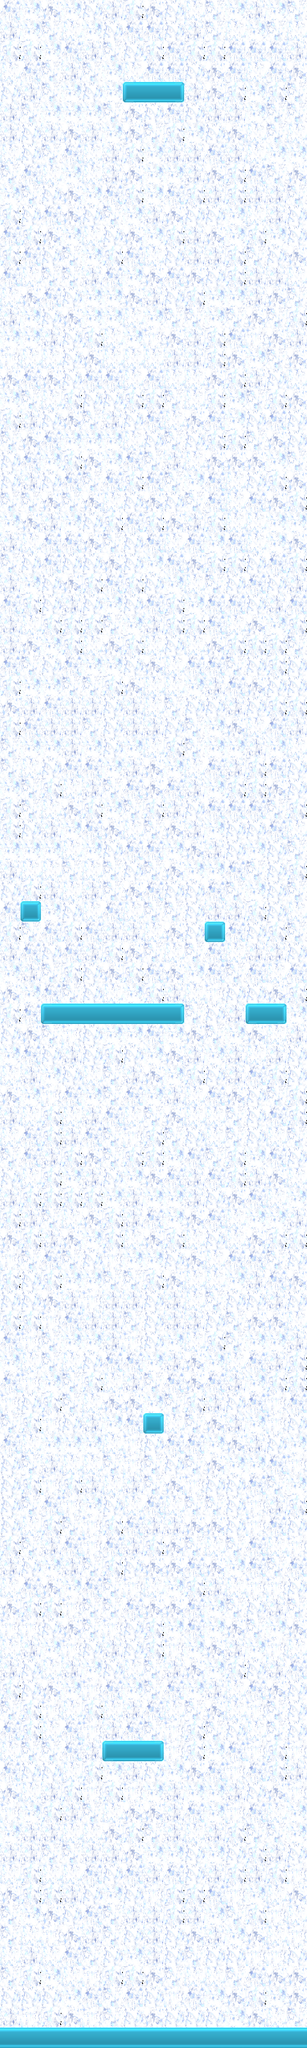

This is a level from a 2D game, rendered from its Tiled map with the project's own tilesets. A one-line summary and the map file follow, with tile-layer data summarised:
An orthogonal 15x100 tile map with 32x32 px tiles, 2 tile layers (background, foreground) and 39 objects.

<map version="1.0" orientation="orthogonal" renderorder="right-up" width="15" height="100" tilewidth="32" tileheight="32" nextobjectid="110">
 <tileset firstgid="1" name="tiledmap_out" tilewidth="32" tileheight="32" spacing="4" margin="2" tilecount="80">
  <image source="tiledmap_out.png" width="288" height="360" />
  <tile id="8">
   <properties>
    <property name="platform" value="" />
   </properties>
  </tile>
  <tile id="9">
   <properties>
    <property name="platform" value="" />
   </properties>
  </tile>
  <tile id="10">
   <properties>
    <property name="platform" value="" />
   </properties>
  </tile>
  <tile id="26">
   <properties>
    <property name="platform" value="" />
   </properties>
  </tile>
  <tile id="27">
   <properties>
    <property name="platform" value="" />
   </properties>
  </tile>
  <tile id="28">
   <properties>
    <property name="platform" value="" />
   </properties>
  </tile>
  <tile id="29">
   <properties>
    <property name="platform" value="" />
   </properties>
  </tile>
  <tile id="34">
   <properties>
    <property name="platform" value="" />
   </properties>
  </tile>
  <tile id="35">
   <properties>
    <property name="platform" value="" />
   </properties>
  </tile>
  <tile id="36">
   <properties>
    <property name="platform" value="" />
   </properties>
  </tile>
  <tile id="37">
   <properties>
    <property name="platform" value="" />
   </properties>
  </tile>
 </tileset>
 <layer name="background" width="15" height="100">
  <data>[1500 cells, 1500 non-empty, 9 distinct tile ids]</data>
 </layer>
 <objectgroup color="#aaffff" draworder="index" name="object">
  <properties>
   <property name="cannon" value="" />
  </properties>
  <object id="45" x="208" y="65" width="64" height="64">
   <properties>
    <property name="goal" value="" />
   </properties>
  </object>
  <object id="63" x="84" y="2627" width="32" height="16">
   <properties>
    <property name="fish" value="" />
   </properties>
  </object>
  <object id="64" x="8" y="2860" width="160" height="32">
   <properties>
    <property name="elevator" value="" />
   </properties>
  </object>
  <object id="66" x="337" y="2672" width="32" height="32">
   <properties>
    <property name="devil" value="" />
   </properties>
  </object>
  <object id="68" x="288" y="2452" width="32" height="16">
   <properties>
    <property name="fish" value="" />
   </properties>
  </object>
  <object id="69" x="352" y="2584" width="96" height="32">
   <properties>
    <property name="moving_platform" value="" />
   </properties>
  </object>
  <object id="71" x="392" y="2779" width="78" height="32">
   <properties>
    <property name="moving_platform" value="" />
   </properties>
  </object>
  <object id="72" x="40" y="2460" width="32" height="32">
   <properties>
    <property name="devil1" value="" />
   </properties>
  </object>
  <object id="73" x="32" y="2464" width="230" height="32">
   <properties>
    <property name="moving_platform" value="" />
   </properties>
  </object>
  <object id="74" x="320" y="2229" width="96" height="32">
   <properties>
    <property name="elevator" value="" />
   </properties>
  </object>
  <object id="75" x="325" y="2331" width="32" height="32">
   <properties>
    <property name="devil1" value="" />
   </properties>
  </object>
  <object id="76" x="213" y="2048" width="64" height="64">
   <properties>
    <property name="cannon" value="" />
   </properties>
  </object>
  <object id="77" x="117" y="2168" width="36" height="32">
   <properties>
    <property name="elevator" value="" />
   </properties>
  </object>
  <object id="78" x="40" y="2175" width="29" height="32">
   <properties>
    <property name="elevator" value="" />
   </properties>
  </object>
  <object id="79" x="324" y="1953" width="96" height="32">
   <properties>
    <property name="moving_platform" value="" />
   </properties>
  </object>
  <object id="80" x="64" y="1856" width="32" height="32">
   <properties>
    <property name="devil" value="" />
   </properties>
  </object>
  <object id="82" x="333" y="1769" width="32" height="32">
   <properties>
    <property name="devil" value="" />
   </properties>
  </object>
  <object id="84" x="247" y="1687" width="96" height="32">
   <properties>
    <property name="moving_platform" value="" />
   </properties>
  </object>
  <object id="85" x="368" y="1233" width="32" height="16">
   <properties>
    <property name="fish" value="" />
   </properties>
  </object>
  <object id="87" x="233" y="1403" width="32" height="32">
   <properties>
    <property name="devil1" value="" />
   </properties>
  </object>
  <object id="88" x="145" y="1254" width="146" height="32">
   <properties>
    <property name="moving_platform" value="" />
   </properties>
  </object>
  <object id="89" x="32" y="1061" width="96" height="32">
   <properties>
    <property name="elevator" value="" />
   </properties>
  </object>
  <object id="90" x="173" y="932" width="70" height="32">
   <properties>
    <property name="elevator" value="" />
   </properties>
  </object>
  <object id="91" x="363" y="1001" width="96" height="32">
   <properties>
    <property name="elevator" value="" />
   </properties>
  </object>
  <object id="92" x="267" y="774" width="154" height="32">
   <properties>
    <property name="elevator" value="" />
   </properties>
  </object>
  <object id="93" x="47" y="805" width="96" height="32">
   <properties>
    <property name="elevator" value="" />
   </properties>
  </object>
  <object id="94" x="160" y="631" width="57" height="32">
   <properties>
    <property name="elevator" value="" />
   </properties>
  </object>
  <object id="95" x="372" y="661" width="96" height="32">
   <properties>
    <property name="elevator" value="" />
   </properties>
  </object>
  <object id="96" x="5" y="506" width="56" height="32">
   <properties>
    <property name="elevator" value="" />
   </properties>
  </object>
  <object id="97" x="257" y="541" width="96" height="32">
   <properties>
    <property name="elevator" value="" />
   </properties>
  </object>
  <object id="98" x="156" y="449" width="77" height="32">
   <properties>
    <property name="elevator" value="" />
   </properties>
  </object>
  <object id="100" x="372" y="373" width="96" height="32">
   <properties>
    <property name="elevator" value="" />
   </properties>
  </object>
  <object id="101" x="68" y="257" width="76" height="32">
   <properties>
    <property name="elevator" value="" />
   </properties>
  </object>
  <object id="102" x="287" y="221" width="57" height="32">
   <properties>
    <property name="elevator" value="" />
   </properties>
  </object>
  <object id="103" x="387" y="147" width="32" height="16">
   <properties>
    <property name="fish" value="" />
   </properties>
  </object>
  <object id="104" x="116" y="323" width="32" height="32">
   <properties>
    <property name="devil1" value="" />
   </properties>
  </object>
  <object id="106" x="212" y="589" width="64" height="64">
   <properties>
    <property name="cannon" value="" />
   </properties>
  </object>
  <object id="108" x="27" y="1750" width="82" height="32">
   <properties>
    <property name="elevator" value="" />
   </properties>
  </object>
  <object id="109" x="132" y="1783" width="81" height="32">
   <properties>
    <property name="elevator" value="" />
   </properties>
  </object>
 </objectgroup>
 <layer name="foreground" width="15" height="100">
  <data>[1500 cells, 158 non-empty, 5 distinct tile ids]</data>
 </layer>
</map>
